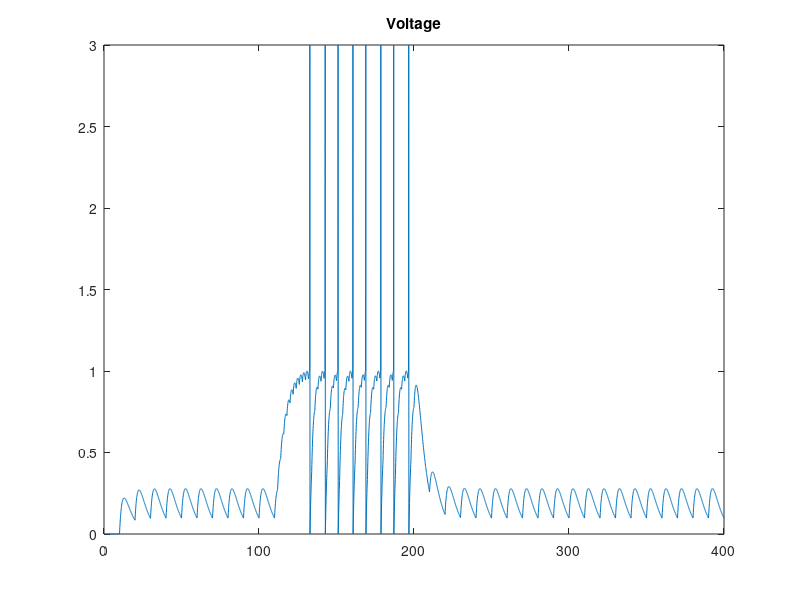

Write MATLAB code to recreate this figure.
% function [] = test_if_1 ()

% deltaf = @(t1, t2) (((t1 + eps) .* (t2 + eps)) < 0);
deltaf = @(t1, t2) (((t1 + eps) < 0) & ((t2 + eps) > 0));

tao = 5;
delta_t = 0.1;
s = 1;
n_neurons_per_pop = 10;
g_leak = 0.5;
V_leak = 0;
V_thre = 1;
V_reset = 0;
V_spike = 3;

interval_on = 2;
interval_off = 10;

tk = 0;
tk = [tk, tk(end) + (interval_off:interval_off:100)];
tk = [tk, tk(end) + (interval_off:interval_on:100)];
tk = [tk, tk(end) + (interval_off:interval_off:300)];

ti_sequence = 0:delta_t:400;
last_ti = 0;

var_seq_len = size(ti_sequence, 2) + 1;
I_sequence = zeros(1, var_seq_len);
I_sequence(1) = 0;
V_sequence = zeros(1, var_seq_len);
V_sequence(1) = V_leak;

iter_idx = 1;

for ti = ti_sequence
    I = I_sequence(iter_idx);
    V = V_sequence(iter_idx);
    dI_t = (1/tao) * ( - I + s * n_neurons_per_pop * sum(deltaf(last_ti - tk, ti - tk)) );
    dV_t = - g_leak * (V - V_leak) + I;
    iter_idx = iter_idx + 1;
    I_sequence(iter_idx) = I + dI_t * delta_t;
    if V == V_spike
        V_sequence(iter_idx) = V_reset;
    elseif V > V_thre
        V_sequence(iter_idx) = V_spike;
    else
        V_sequence(iter_idx) = V + dV_t * delta_t;
    end
    last_ti = ti;
end

close all;
% figure(1);
% plot(ti_sequence, I_sequence(2:end));
% title('Current');
figure(2);
plot(ti_sequence, V_sequence(2:end));
title('Voltage');

% end
